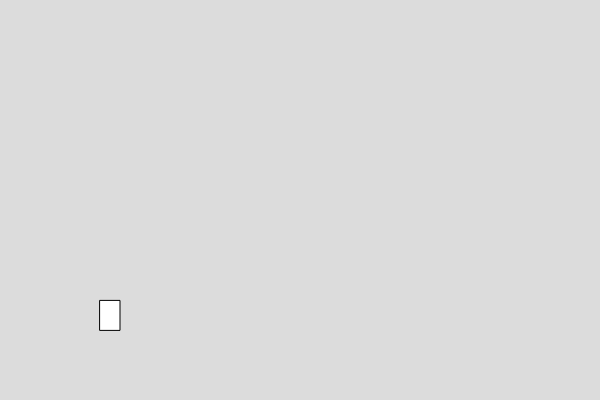
Frame 1 (no input)
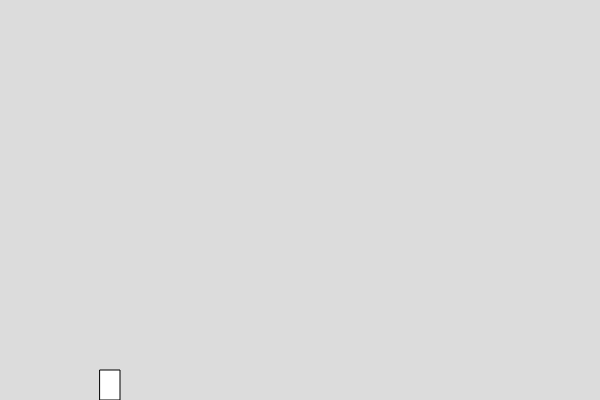
Frame 60 (no input)
Frame 120 (the mouse pressed at the canvas centre since frame 60): identical to frame 60, image omitted

The p5.js sketch that drew these frames (run headless with seeded random() and noise() and a simulated clock; from frame 60 on, the mouse is pressed at the canvas centre):

// p5.js sketch
// ── sketch.js
var player;


function setup() {
  createCanvas(600, 400);
  player = new Player(100,300);
}

function draw() {
  background(220);
  player.update(0.4,keyIsDown(87),keyIsDown(81));
  player.pDraw();
}
// ── player.js
class Player{
  constructor(x,y){
    //variables of the player
    this.pWidth = 20;
    this.pHeight = 30;
    this.pos = createVector(x,y);
    this.vel = createVector(0,0);
    this.onGround = false;
    this.facingRight = true;
    this.dashCount = 1;
    this.dashCooldown = 0;
    this.dashCooldownMax = 30;
  }
  
  //updating everything, including gravity, moving, and dashing.
  update(gravity,jumpPressed,dashPressed){
    
    //updating gravity
    this.vel.y += gravity;
    
    //horizontal movement- figured this way out to make one line if statements. Much cleaner.
    if(keyIsDown(65)){ //A
      this.vel.x-=0.5;
      this.facingRight = false;
    } 
    if(keyIsDown(68)){ //D
      this.vel.x+=0.5;
      this.facingRight = true;
    } 
    
    //frictionnnnnn
    this.vel.x *=0.85;
    
    //update position
    this.pos.add(this.vel);
    
    //ground collision- currently for y=400, where there are no platforms yet.
    if(this.pos.y + this.pHeight > 400){
      this.pos.y = 400-this.pHeight;
      this.vel.y = 0;
      this.onGround = true;
      
      //refilling dash if on ground and dash cooldown == 0
      if(this.dashCooldown === 0 && this.dashCount < 1){
        this.dashCount = 1;
      }
      
    } else{
      this.onGround = false;
    }
    
    //jumping
    if(jumpPressed && this.onGround){
      this.vel.y -=10;
      this.onGround = false;
    }
    
    //dashing and cooldown
    if(this.dashCooldown > 0){
      this.dashCooldown--;
    } 
    
    let dashPower = 0;
    if(dashPressed && this.dashCount > 0 && this.dashCooldown === 0){
      //I found this and it is a really nice way of checking true or false on something and assigning a value to a variable in a very concise way.
      dashPower = this.facingRight ? 12:-12;
      
      this.dashCount--;
      this.dashCooldown = this.dashCooldownMax;
    }
    this.vel.x += dashPower;
  }
  //drawing the player
  pDraw(){
    rect(this.pos.x,this.pos.y,this.pWidth,this.pHeight);
  }
}
